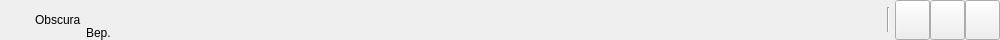
<?xml version="1.0" encoding="UTF-8"?>
<ui version="4.0">
 <class>title_bar_widget</class>
 <widget class="QWidget" name="title_bar_widget">
  <property name="geometry">
   <rect>
    <x>0</x>
    <y>0</y>
    <width>1000</width>
    <height>40</height>
   </rect>
  </property>
  <property name="sizePolicy">
   <sizepolicy hsizetype="Expanding" vsizetype="Fixed">
    <horstretch>0</horstretch>
    <verstretch>0</verstretch>
   </sizepolicy>
  </property>
  <property name="minimumSize">
   <size>
    <width>500</width>
    <height>40</height>
   </size>
  </property>
  <property name="maximumSize">
   <size>
    <width>16777215</width>
    <height>40</height>
   </size>
  </property>
  <layout class="QHBoxLayout" name="title_bar_layout">
   <property name="spacing">
    <number>10</number>
   </property>
   <property name="leftMargin">
    <number>0</number>
   </property>
   <property name="topMargin">
    <number>0</number>
   </property>
   <property name="rightMargin">
    <number>0</number>
   </property>
   <property name="bottomMargin">
    <number>0</number>
   </property>
   <item>
    <widget class="QWidget" name="blackout_widget" native="true">
     <layout class="QHBoxLayout" name="blackout_layout">
      <property name="spacing">
       <number>5</number>
      </property>
      <property name="leftMargin">
       <number>0</number>
      </property>
      <property name="topMargin">
       <number>0</number>
      </property>
      <property name="rightMargin">
       <number>0</number>
      </property>
      <property name="bottomMargin">
       <number>0</number>
      </property>
      <item>
       <layout class="QHBoxLayout" name="title_layout">
        <property name="spacing">
         <number>5</number>
        </property>
        <property name="leftMargin">
         <number>5</number>
        </property>
        <item>
         <widget class="StatusWidget" name="status_widget" native="true">
          <property name="sizePolicy">
           <sizepolicy hsizetype="Fixed" vsizetype="Fixed">
            <horstretch>0</horstretch>
            <verstretch>0</verstretch>
           </sizepolicy>
          </property>
          <property name="minimumSize">
           <size>
            <width>25</width>
            <height>25</height>
           </size>
          </property>
          <property name="maximumSize">
           <size>
            <width>25</width>
            <height>25</height>
           </size>
          </property>
         </widget>
        </item>
        <item>
         <widget class="QLabel" name="name_label">
          <property name="text">
           <string>Obscura</string>
          </property>
         </widget>
        </item>
       </layout>
      </item>
      <item>
       <widget class="QLabel" name="version_label">
        <property name="sizePolicy">
         <sizepolicy hsizetype="Expanding" vsizetype="Preferred">
          <horstretch>0</horstretch>
          <verstretch>0</verstretch>
         </sizepolicy>
        </property>
        <property name="text">
         <string>Вер. &lt;version&gt;</string>
        </property>
        <property name="alignment">
         <set>Qt::AlignBottom|Qt::AlignLeading|Qt::AlignLeft</set>
        </property>
        <property name="margin">
         <number>5</number>
        </property>
       </widget>
      </item>
      <item>
       <widget class="Line" name="separator_line">
        <property name="sizePolicy">
         <sizepolicy hsizetype="Fixed" vsizetype="Fixed">
          <horstretch>0</horstretch>
          <verstretch>0</verstretch>
         </sizepolicy>
        </property>
        <property name="minimumSize">
         <size>
          <width>0</width>
          <height>25</height>
         </size>
        </property>
        <property name="maximumSize">
         <size>
          <width>16777215</width>
          <height>25</height>
         </size>
        </property>
        <property name="orientation">
         <enum>Qt::Vertical</enum>
        </property>
       </widget>
      </item>
      <item>
       <layout class="QHBoxLayout" name="control_layout">
        <property name="spacing">
         <number>0</number>
        </property>
        <item>
         <widget class="FadingButton" name="minimize_button">
          <property name="sizePolicy">
           <sizepolicy hsizetype="Fixed" vsizetype="Fixed">
            <horstretch>0</horstretch>
            <verstretch>0</verstretch>
           </sizepolicy>
          </property>
          <property name="minimumSize">
           <size>
            <width>35</width>
            <height>40</height>
           </size>
          </property>
          <property name="maximumSize">
           <size>
            <width>35</width>
            <height>40</height>
           </size>
          </property>
          <property name="cursor">
           <cursorShape>PointingHandCursor</cursorShape>
          </property>
          <property name="focusPolicy">
           <enum>Qt::NoFocus</enum>
          </property>
          <property name="text">
           <string/>
          </property>
         </widget>
        </item>
        <item>
         <widget class="FadingButton" name="maximize_button">
          <property name="sizePolicy">
           <sizepolicy hsizetype="Fixed" vsizetype="Fixed">
            <horstretch>0</horstretch>
            <verstretch>0</verstretch>
           </sizepolicy>
          </property>
          <property name="minimumSize">
           <size>
            <width>35</width>
            <height>40</height>
           </size>
          </property>
          <property name="maximumSize">
           <size>
            <width>35</width>
            <height>40</height>
           </size>
          </property>
          <property name="cursor">
           <cursorShape>PointingHandCursor</cursorShape>
          </property>
          <property name="focusPolicy">
           <enum>Qt::NoFocus</enum>
          </property>
          <property name="text">
           <string/>
          </property>
         </widget>
        </item>
        <item>
         <widget class="FadingButton" name="close_button">
          <property name="sizePolicy">
           <sizepolicy hsizetype="Fixed" vsizetype="Fixed">
            <horstretch>0</horstretch>
            <verstretch>0</verstretch>
           </sizepolicy>
          </property>
          <property name="minimumSize">
           <size>
            <width>35</width>
            <height>40</height>
           </size>
          </property>
          <property name="maximumSize">
           <size>
            <width>35</width>
            <height>40</height>
           </size>
          </property>
          <property name="cursor">
           <cursorShape>PointingHandCursor</cursorShape>
          </property>
          <property name="focusPolicy">
           <enum>Qt::NoFocus</enum>
          </property>
          <property name="text">
           <string/>
          </property>
         </widget>
        </item>
       </layout>
      </item>
     </layout>
    </widget>
   </item>
  </layout>
 </widget>
 <customwidgets>
  <customwidget>
   <class>FadingButton</class>
   <extends>QPushButton</extends>
   <header>core.ui.element.button</header>
  </customwidget>
  <customwidget>
   <class>StatusWidget</class>
   <extends>QWidget</extends>
   <header>core.ui.element.widget</header>
   <container>1</container>
  </customwidget>
 </customwidgets>
 <resources/>
 <connections/>
</ui>
